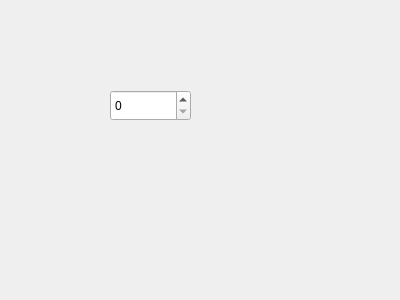
<?xml version="1.0" encoding="UTF-8"?>
<ui version="4.0">
 <class>myDialog</class>
 <widget class="QDialog" name="myDialog">
  <property name="geometry">
   <rect>
    <x>0</x>
    <y>0</y>
    <width>400</width>
    <height>300</height>
   </rect>
  </property>
  <property name="windowTitle">
   <string>Dialog</string>
  </property>
  <widget class="QSpinBox" name="spinBox">
   <property name="geometry">
    <rect>
     <x>110</x>
     <y>90</y>
     <width>81</width>
     <height>31</height>
    </rect>
   </property>
  </widget>
 </widget>
 <resources/>
 <connections/>
</ui>
